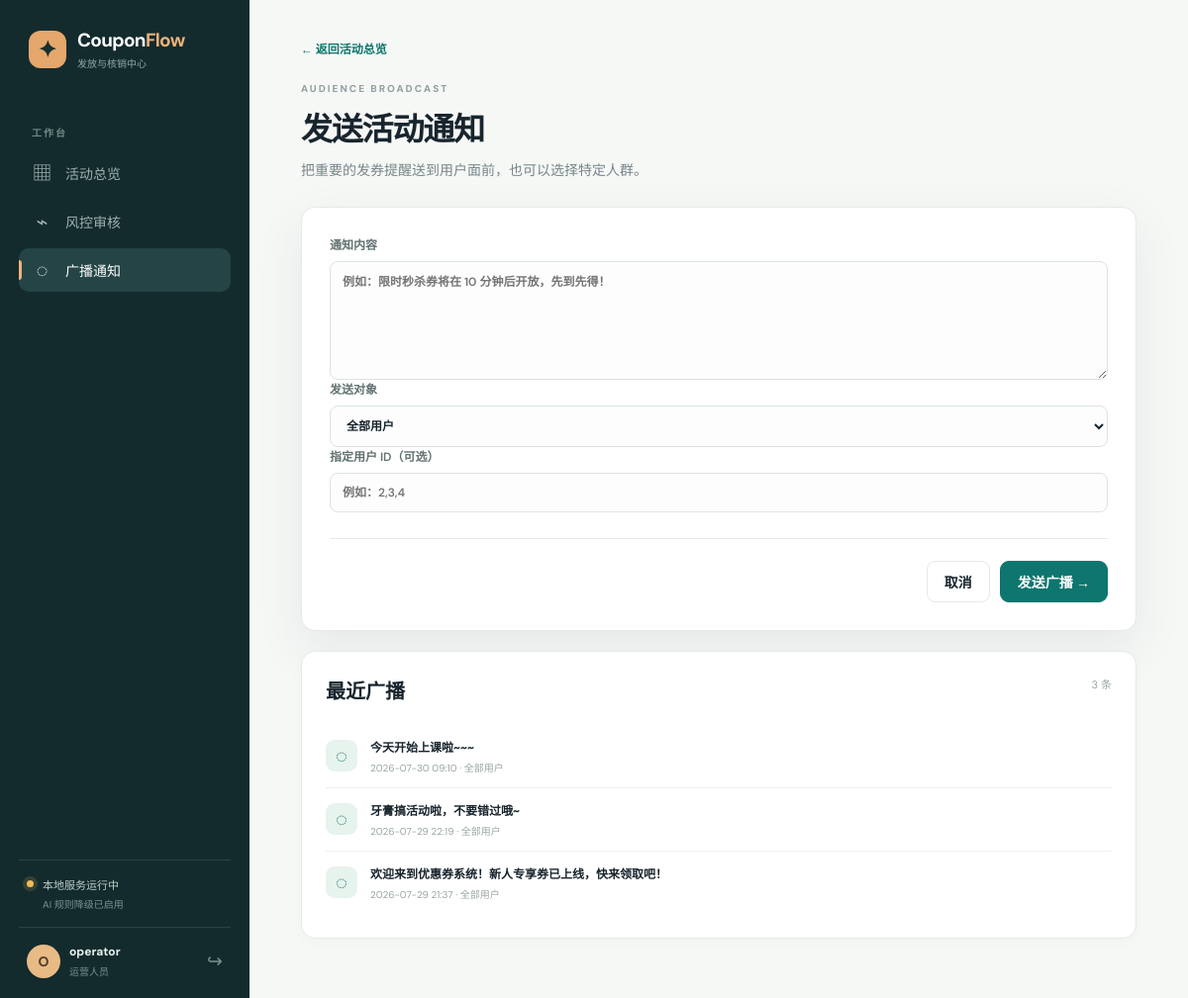
/operator/notifications (signed in), run on an earlier commit of the app's database.
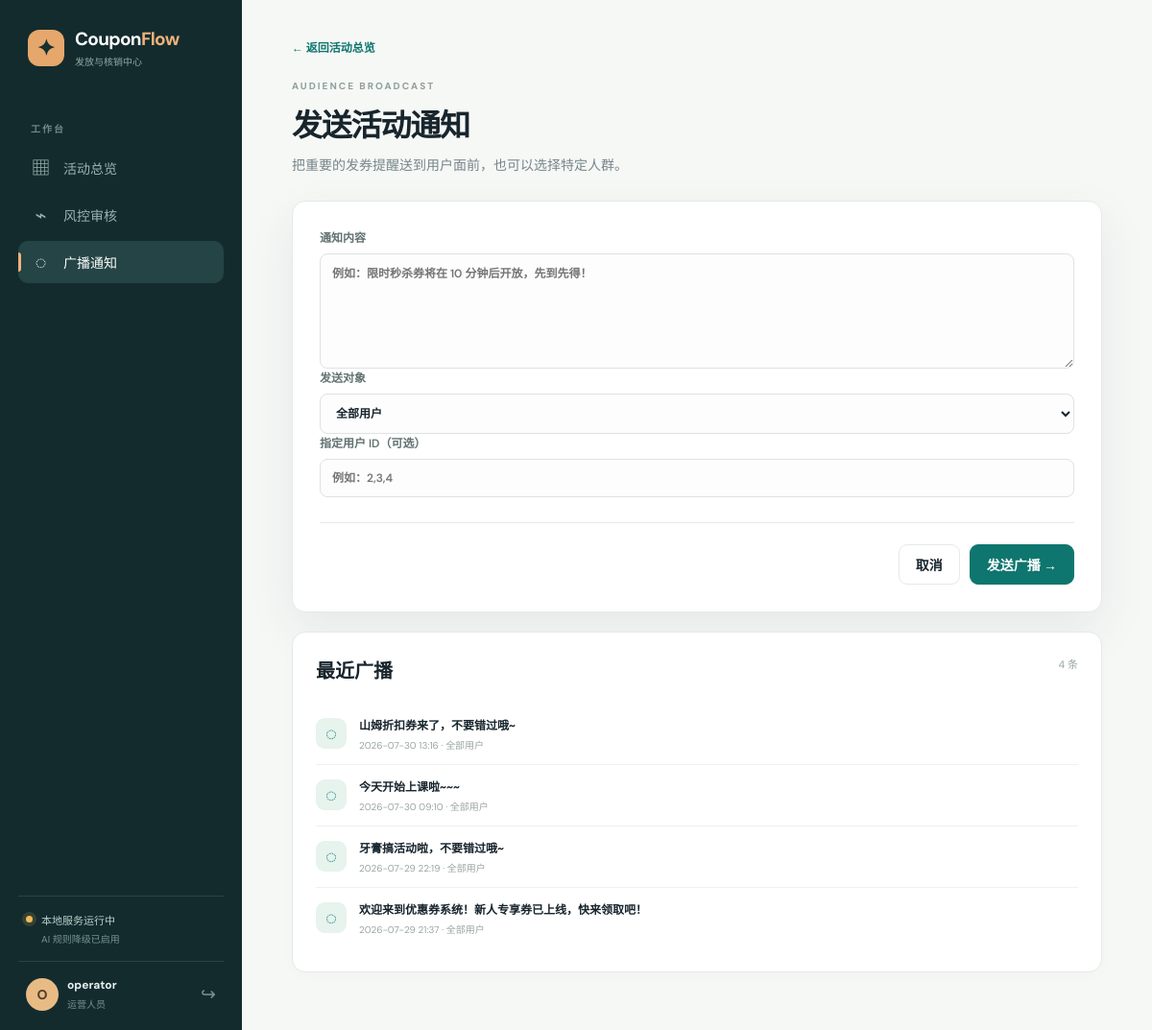
And on a later commit of the database.
### api/app/models/notification.py (models this page shows, shortened)
class Notification(db.Model):
    __tablename__ = "notifications"
    id = db.Column(db.Integer, primary_key=True)
    message = db.Column(db.Text, nullable=False)
    target_type = db.Column(db.String(20), nullable=False, default="all")
    target_users = db.Column(db.Text, default="")
    campaign_id = db.Column(db.Integer, db.ForeignKey("campaigns.id"), nullable=True)
    created_by = db.Column(db.Integer, db.ForeignKey("users.id"), nullable=False)
    created_at = db.Column(db.DateTime, default=datetime.now)
    creator = db.relationship("User", backref="notifications_sent", foreign_keys=[created_by])

### api/app/routes/operator.py (the view, shortened to what this page needs)
@operator_bp.route("/notifications", methods=["GET", "POST"])
def notifications():
    users = User.query.filter_by(role="user").all()
    notifications_list = (
        Notification.query.order_by(Notification.created_at.desc()).limit(20).all()
    )
    return render_template(
        "operator/notifications.html",
        users=users,
        notifications=notifications_list,
    )

### ai/providers/bedrock.py (called while the page is built)
    @property
    def available(self) -> bool:
        if self.config.mock_mode:
            return False
        return bool(self.config.bearer_token or self._runtime_client is not None)

    @property
    def status(self) -> Mapping[str, Any]:
        if self.config.mock_mode:
            mode, label = "fallback", "规则引擎降级"
        elif self.config.bearer_token:
            mode, label = "bedrock_api", "Bedrock API"
        elif self._runtime_client is not None:
            mode, label = "bedrock_sdk", "Bedrock SDK"
        else:
            mode, label = "fallback", "规则引擎降级"
        return {
            "mode": mode,
            "label": label,
            "connected": self.available,
            "model": self.config.model_id,
            "region": self.config.region,
        }

### ai/service.py (called while the page is built)
    @property
    def status(self) -> dict[str, Any]:
        return dict(self.provider.status)

### api/app/__init__.py (called while the page is built)
@login_manager.user_loader
def load_user(user_id):
    from api.app.models import User
    return db.session.get(User, int(user_id))

### api/app/routes/operator.py (called while the page is built)
@operator_bp.before_request
@login_required
@operator_required
def before_request():
    pass

### api/app/services/ai_gateway.py (called while the page is built)
    @property
    def status(self):
        return self._service.status

### ui/templates/operator/notifications.html
{% extends 'base.html' %}{% block title %}广播通知 · CouponFlow{% endblock %}{% block content %}<div class="narrow-page"><a class="back-link" href="{{ url_for('operator.dashboard') }}">← 返回活动总览</a><div class="page-heading"><p class="kicker">AUDIENCE BROADCAST</p><h1>发送活动通知</h1><p>把重要的发券提醒送到用户面前，也可以选择特定人群。</p></div><form method="post" class="form-card"><label>通知内容<textarea name="message" rows="5" required placeholder="例如：限时秒杀券将在 10 分钟后开放，先到先得！"></textarea></label><label>发送对象<select name="target_type"><option value="all">全部用户</option><option value="selected">指定用户（填写 ID）</option></select></label><label>指定用户 ID（可选）<input name="target_users" placeholder="例如：2,3,4"></label><div class="form-actions"><a class="button" href="{{ url_for('operator.dashboard') }}">取消</a><button class="button button-primary" type="submit">发送广播 →</button></div></form><section class="panel history-panel"><div class="panel-heading"><h2>最近广播</h2><span class="muted">{{ notifications|length }} 条</span></div>{% for notification in notifications %}<div class="notice-row"><span class="notice-icon">◌</span><div><strong>{{ notification.message }}</strong><small>{{ notification.created_at.strftime('%Y-%m-%d %H:%M') }} · {{ '全部用户' if notification.target_type == 'all' else '指定用户' }}</small></div></div>{% else %}<p class="muted">还没有发送过通知。</p>{% endfor %}</section></div>{% endblock %}

What changed in the data, as far as the page shows it:
added Notification: message "山姆折扣券来了，不要错过哦~", created_at "2026-07-30 13:16", target_type "全部用户"
Also different on the page:
{{ notifications|length }}: "3" → "4"
